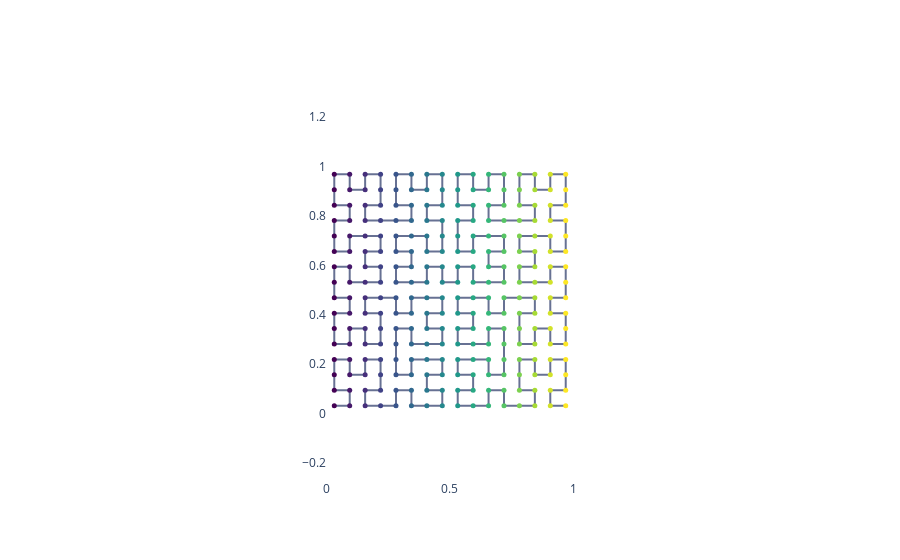

Source (notebook cell):
### Code cell
fig = go.Figure()

fig.add_trace(go.Scatter(x = x_vals,
                         y = y_vals,
                         name='hilbert-curve-order2',
                         mode='lines+markers',
                         marker=dict(
                             size=5,
                             color=x_vals,
                             colorscale='Viridis'),
                        line=dict(
                            color='#677193',
                            width=2)))

fig.layout.plot_bgcolor = 'white'

fig.update_layout(
    yaxis = dict(
      scaleanchor = "x",
      scaleratio = 1,
    ),
    xaxis = dict(
        range=(0, 1),
        constrain='domain'
    )
)
fig.show()

### Figure 1 — Plotly figure (JSON) as saved in the notebook; plotly's stock layout.template omitted (floating-point values rounded to 4 significant figures; data arrays with more than 128 entries replaced by an {"elided": "..."} marker saying what was removed)
{"data": [{"line": {"color": "#677193", "width": 2}, "marker": {"color": {"elided": "256 float values"}, "colorscale": [[0, "#440154"], [0.1111, "#482878"], [0.2222, "#3e4989"], [0.3333, "#31688e"], [0.4444, "#26828e"], [0.5556, "#1f9e89"], [0.6667, "#35b779"], [0.7778, "#6ece58"], [0.8889, "#b5de2b"], [1, "#fde725"]], "size": 5}, "mode": "lines+markers", "name": "hilbert-curve-order2", "type": "scatter", "x": {"elided": "256 float values"}, "y": {"elided": "256 float values"}}], "layout": {"autosize": true, "plot_bgcolor": "white", "xaxis": {"constrain": "domain", "domain": [0.3332, 0.6668], "range": [0, 1], "type": "linear"}, "yaxis": {"autorange": true, "domain": [0, 1], "range": [-0.03458, 1.035], "scaleanchor": "x", "scaleratio": 1, "type": "linear"}}}
